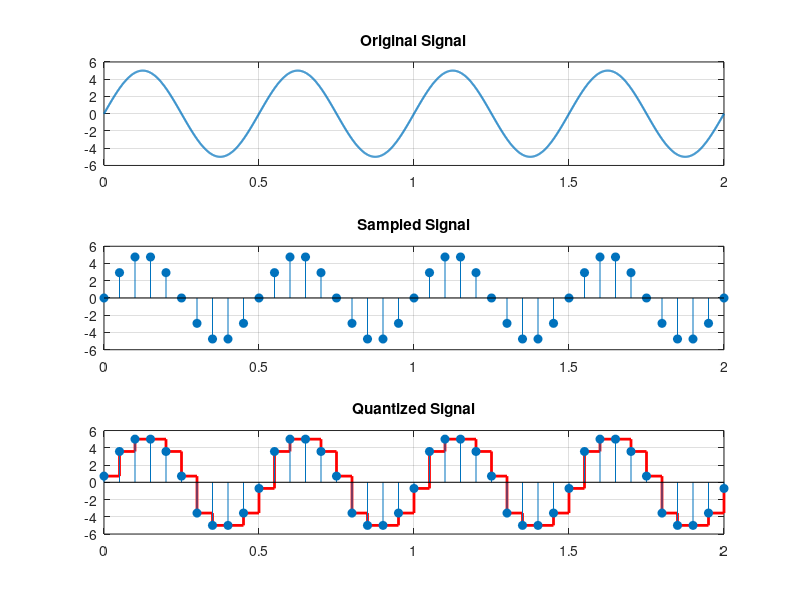

Source code (MATLAB):
% Objective: To simulate and implement Pulse Code Modulation (PCM) using MATLAB and Simulink.

% Continuous signal
A = 5; f = 2;
t = 0:0.001:2;
x = A*sin(2*pi*f*t);

% Sampling
Fs = 20;
ts = 0:1/Fs:2;
xs = A*sin(2*pi*f*ts);

% Quantization
L = 8; % 8 levels
xmin = -A; xmax = A;
delta = (xmax-xmin)/(L-1);
index = round((xs-xmin)/delta);
index(index<0) = 0;
index(index>L-1) = L-1;
xq = xmin + index*delta;

% Encoding
bits = ceil(log2(L));
disp('Sample  Quantized Value  Binary Code')
for i = 1:length(index)
    code = dec2bin(index(i), bits);
    fprintf('%2d\t %8.2f\t\t%s\n', i, xq(i), code);
end

% Plot
figure
subplot(3,1,1); plot(t,x,'LineWidth',1.5); title('Original Signal'); grid on
subplot(3,1,2); stem(ts,xs,'filled'); title('Sampled Signal'); grid on
subplot(3,1,3); stairs(ts,xq,'r','LineWidth',2); hold on
stem(ts,xq,'filled'); title('Quantized Signal'); grid on

% Note: The corresponding Simulink model uses Sine Wave, Zero-Order Hold,
% Quantizer, Bias, Gain and Data Type Conversion blocks to implement the
% same PCM system graphically.
